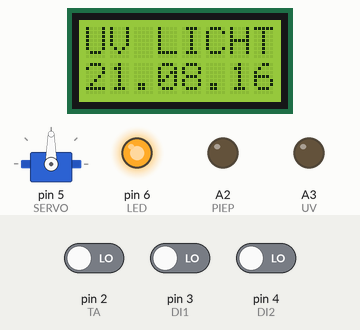
Simulated run of this sketch. Board: Arduino Uno, built with avr-gcc and run on an emulated ATmega328P. Shown: 8×2 character LCD, servo, output pins drawn as LEDs (lit = HIGH). Dashed ring = blinking. The test bench sets the inputs (shaded band); at power-on: pin 2 (TA) LOW, pin 3 (DI1) LOW, pin 4 (DI2) LOW.

Above: at 0.1 s.
At 2.44 s:
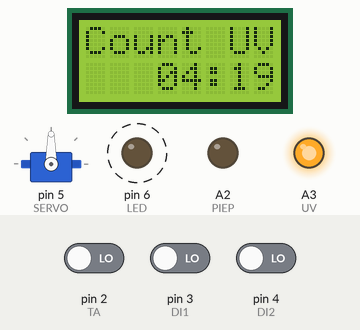
At 20.7 s:
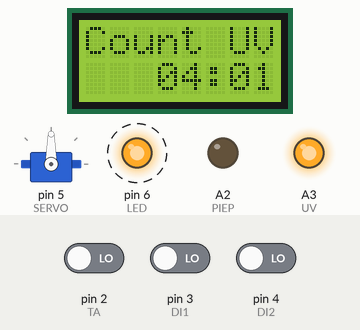
At 38.9 s:
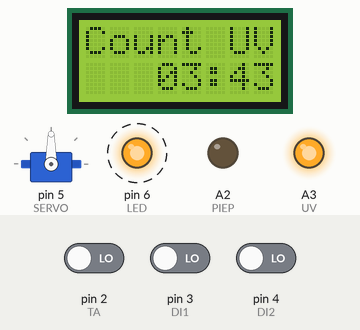
Timing chart, 0 to 40.0 s (numbered marks = the images above):
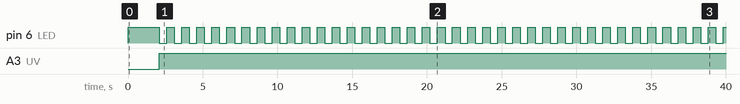

The sketch:

UV-Belichter.ino
```cpp
/*  UV_TIMER    21.08.2016    */
//#include <EEPROM.h>
#include <Wire.h>
#include <LiquidCrystal_I2C.h>
#include <Servo.h>
Servo myservo;
#define I2CADR 0x20 //0x20 Pollin, 0x27 alle anderen Displays
//                    I2C-ADR,EN,RW,RS,Bit#0 D4,Bit#1 D5,Bit#2 D6,Bit#3 D7
LiquidCrystal_I2C lcd( I2CADR, 2, 1, 0,       4,       5,       6,       7);//,3, POSITIVE);
#define DI1   3 //PD3 //Drehimpulsgeber1
#define DI2   4 //PD4 //Drehimpulsgeber2
#define TA    2 //PD2 //Taster Drehimpulsgeber
#define SERVO 5 //PD5 //Servo für Aetzbad bewegen
#define LED   6 //PD6 //grüne LED am Scanner
#define TA_SC 7 //PD7 //Grüne Taste am Scanner
#define PIEP  A2 //PC2 //Ausgang für Piepser
#define UV    A3 //PC3 //UV Ein-/Ausschalten
unsigned long tempo [] {0,0}, t_blinken=0, t_sek=0, t_push1=0, t_push2=0, t_dsp_akt=0, ti_alarm1, ti_alarm2, t_servo=0, t1_servo=0;
int sek=270, returnwert_old=0, tempopos=0, ta_flag=0, ta_flag_old=0, servo_pos=0;
boolean di_flanke=false, ta_flanke=false, alarm_flag=false, alarm_flag2=false, servo_dir=false, servo_flag=false;
/*** SETUP      ***************************************************************/
void setup() {
  Serial.begin(115200);
  pinMode (UV,   OUTPUT);
  pinMode (PIEP, OUTPUT);
  pinMode (SERVO,OUTPUT);
  pinMode (LED,  OUTPUT);
  pinMode (DI1,  INPUT);
  pinMode (DI2,  INPUT);
  pinMode (TA,   INPUT);
  pinMode (TA_SC,INPUT);
  digitalWrite(UV,LOW);
  digitalWrite(PIEP,LOW);
  digitalWrite(LED,HIGH);
  lcd.begin(8,2);
  lcd.home();
  lcd.print("UV LICHT");
  lcd.setCursor(0,1);
  lcd.print("21.08.16");
  myservo.attach(SERVO);
  delay(2000);
  Wire.begin(); //für Temperatursensor LM75A nötig
}
/*** LOOP       ***************************************************************/
void loop() {
  anzeige();
  zeiteinstellung();
  startknopf();
  betrieb();
  alarm();
  servo();
}
/*** anzeige()  ***************************************************************/
void anzeige() {
  int n;
  if(display_akt()==true) { //display nur alle 200ms aktualisieren
    lcd.setCursor(0,0);
    if((millis()-tempo[tempopos])>60000&&(ta_flag==0||ta_flag==3)) { //60 Sekunden keine Eingabe
      lcd.print(lm75a(),1);
      lcd.print(" Cel");
    }
    else {
      if((sek>0&&ta_flag==0) ||ta_flag==1) {
        servo_flag=false;
        lcd.print("Count UV");
      }
      if((sek==0&&ta_flag <4)||ta_flag==3) {
        servo_flag=true;
        lcd.print("StopUhr ");
      }
      if(sek<0 ||ta_flag==2) {
        servo_flag=true;
        lcd.print("nur CNT ");
      }
      if(ta_flag>4) {
        servo_flag=false;
        lcd.print("Fertig  ");
      }
    }
    lcd.setCursor(0,1);
    if(sek< 600&&sek>=0) lcd.print("   0");
    if(sek>=600)         lcd.print("   ");
    if(sek<0&&sek>-600)  lcd.print("  -0");
    if(sek<=-600)        lcd.print("  -");
    if(sek>=0) n=sek;
    else n=sek*(-1);
    lcd.print(n/60);
    lcd.print(":");
    if(n%60<10) lcd.print("0");
    lcd.print(n%60);
  }
}
/*** zeiteinstellung  *********************************************************/
void zeiteinstellung() {
  int wert=10;
  if(sek<30&&sek>-30) wert=1;
  switch(drehimpuls()) {  //0=kein Impuls, 1=langsam CW, 2=schnell CW, 3=langsam CCW, 4=schnell CCW
    case 1: { sek+=wert; break; }
    case 2: { sek+=(3*wert); break; }
    case 3: { sek-=wert; break; }
    case 4: { sek-=3*wert; break; }
    default: {}
  }
}
/*** STARTKNOPF  **************************************************************/
void startknopf(){
  if(push()==true) {
    if(ta_flag==0) {
      if(sek>0) {
        digitalWrite(UV,HIGH);
        ta_flag=1;
      }
      if(sek <0)ta_flag=2;
      if(sek==0)ta_flag=3;
    }
    if(ta_flag >4) {
      ta_flag=0;
      alarm_flag=false;
    }
  }
}
/*** BETRIEB   (jetzt läuft die Zeit)  ****************************************/
void betrieb() {
  if(ta_flag==1) {
    if((millis()-t_blinken)>500) {
      digitalWrite(LED, !digitalRead(LED));
      t_blinken=millis();
    }
    if(sekunde()==true) sek--;
    if(sek==0) {
      alarm_flag=true;
      digitalWrite(UV,LOW);
      digitalWrite(LED,HIGH);
      ta_flag=5;
    }
  }
  if(ta_flag==2) {
    if(sekunde()==true) sek++;
    if(sek==0) {
      alarm_flag=true;
      ta_flag=6;
    }
  }
  if(ta_flag==3) {
    if(sekunde()==true) sek++;
    if(push()==true) ta_flag=7;
  }
}
/*** PUSH   Knopf am Drehimpulsgeber gedrückt?   ******************************/
boolean push() {
  if(digitalRead(TA)==HIGH) {
    if(ta_flanke=true) {
      ta_flanke=false;
      t_push2=millis()-t_push1;
    }
  }
  else {
    if(ta_flanke==false) {
      ta_flanke=true;
      t_push1=millis();
      return(true);
    }
  }
  return(false);
}
/*** SEKUNDE   wenn eine Sekunde rum ist true, sonst false ********************/
boolean sekunde() {
  if(millis()-t_sek>1000) {
    t_sek=millis();
    return(true);
  }
  else return(false);
}
/*** DISPLAY-aktualisierung   ****************************************************/
boolean display_akt() {
  if(millis()-t_dsp_akt>200) {
    t_dsp_akt=millis();
    return(true);
  }
  else return(false);
}
/*** ALARM   Piepser auslösen**************************************************/
void alarm () {
  if(alarm_flag==true){
    if((millis()-ti_alarm2)>2000) { //alle 2Sekunden für 2 Sekunden Piepsen
      ti_alarm2=millis();
      alarm_flag2=!alarm_flag2;
    }
    if((micros()-ti_alarm1)>1000) { //1KHz Ton erzeugen (Mikros=einmillionstel Sekunde)
        ti_alarm1=micros();
        if(alarm_flag2==true) digitalWrite(PIEP, !digitalRead(PIEP));
    }
  }
  else digitalWrite(PIEP, LOW); //definierten Pegel im Aus-Zustand herstellen
}
/*** DREHIMPULS  **************************************************************/
int drehimpuls() {
  int tempoflag, returnwert, cw;
  if(digitalRead(DI1)==HIGH) di_flanke=false;
  else {
    if(di_flanke==false) {
      cw=digitalRead(DI2);
      di_flanke=true;
      tempo[tempopos]=millis();
      if((tempo[tempopos]-tempo[(tempopos+1)%2]) > 60)  tempoflag=0;
      else tempoflag=1;
      tempopos++;
      if(tempopos>1) tempopos=0;
      if(cw==HIGH) returnwert=1+tempoflag; //welche Drehrichtung
      else returnwert=3+tempoflag;
      if((returnwert==2&&returnwert_old>3)||(returnwert==4&&returnwert_old<3)) returnwert=0; // ungültige Kombination
      returnwert_old=returnwert;
      return(returnwert);
    }
  }
  return(0);
}
//***Temeratursensor lm75a abfragen************************************
float lm75a() {
  Wire.requestFrom(0x48,2);
  while(Wire.available()) {
    int8_t msb = Wire.read();
    int8_t lsb = Wire.read();
    lsb = (lsb & 0x80 ) >> 7; //strip one bit of the lsb, now lsb = 0 or 1
    float f=msb + 0.5 * lsb;
    return(f);// add to to form an float
  }
}
void servo(){
  if(servo_flag==true) {
    if((millis()-t_servo)>200) {
      t_servo=millis();
      if(servo_pos<= 175&&servo_dir==true ) servo_pos+=5;
      if(servo_pos>=180 &&(millis()-t1_servo>12000)) {
        t1_servo=millis();
        servo_dir=false;
      }
      if(servo_pos>=   5&&servo_dir==false) servo_pos-=5;
      if(servo_pos<=0 && (millis()-t1_servo>12000)) {
        t1_servo=millis();
        servo_dir=true;
      }
      Serial.println(servo_pos);
      myservo.write(servo_pos);
    }
  }
  /* val = analogRead(potpin);            // reads the value of the potentiometer (value between 0 and 1023)
  val = map(val, 0, 1023, 0, 180);     // scale it to use it with the servo (value between 0 and 180)
  myservo.write(val);                  // sets the servo position according to the scaled value
  delay(15);                           // waits for the servo to get there */
}
```

Measured:
- by itself, pin 6 (LED): alternates HIGH for 0.51 s and LOW for 0.50 s
- by itself, A3 (UV): LOW → HIGH at 2.1 s
- what the display in image 1 shows lasts 1.0 s, from 2.3 s to 3.3 s
